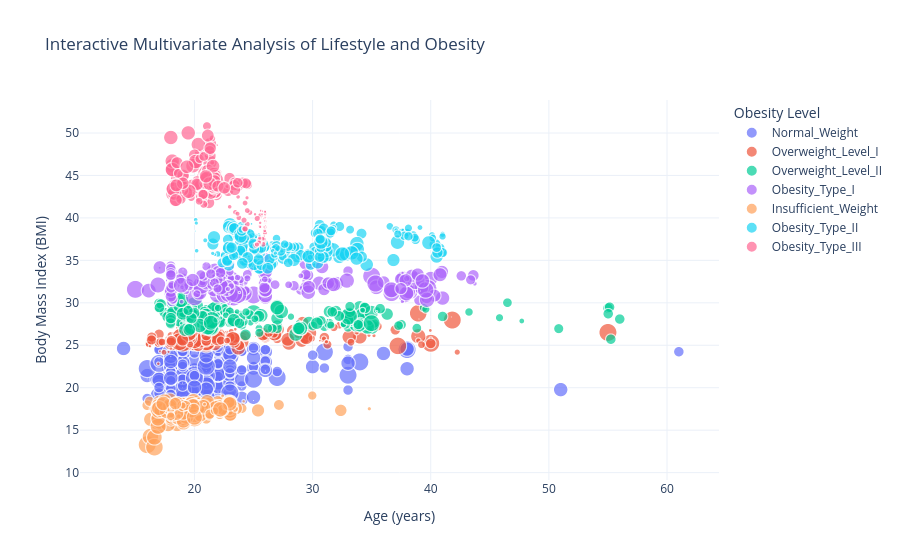

Write notebook code for a chart like this one.
### Markdown cell above
### Interactive Multivariate Analysis

**Objective:** To explore the combined relationships between age, BMI, and physical activity across obesity-level categories.

I use an interactive scatter plot to represent age on the x-axis, BMI on the y-axis, and physical activity through marker size. Colour represents obesity level. This allows multiple variables to be explored simultaneously and helps identify patterns and overlaps between categories.

### Code cell
import plotly.express as px

fig=px.scatter(
    df,
    x="Age",
    y="BMI",
    size="Physical_Activity",
    color="Obesity_level",
    hover_data=["Weight","Height","Vegetable_Consumption","Physical_Activity"],
    title="Interactive Multivariate Analysis of Lifestyle and Obesity",
    labels={
        "Age": "Age (years)",
        "BMI": "Body Mass Index (BMI)",
        "Obesity_level": "Obesity Level",
        "Physical_Activity": "Physical Activity Score"
    },
    opacity=0.7,
    size_max=18
)

fig.update_layout(
    template="plotly_white",
    legend_title_text="Obesity Level"
)
fig.show()

### Figure 1 — Plotly figure (JSON) as saved in the notebook; plotly's stock layout.template omitted (floating-point values rounded to 4 significant figures; data arrays with more than 128 entries replaced by an {"elided": "..."} marker saying what was removed)
{"data": [{"customdata": {"elided": "282x4 float values"}, "hovertemplate": "Obesity Level=Normal_Weight<br>Age (years)=%{x}<br>Body Mass Index (BMI)=%{y}<br>Physical Activity Score=%{customdata[3]}<br>Weight=%{customdata[0]}<br>Height=%{customdata[1]}<br>Vegetable_Consumption=%{customdata[2]}<extra></extra>", "legendgroup": "Normal_Weight", "marker": {"color": "#636efa", "opacity": 0.7, "size": {"elided": "282 float values"}, "sizemode": "area", "sizeref": 0.009259, "symbol": "circle"}, "mode": "markers", "name": "Normal_Weight", "showlegend": true, "type": "scattergl", "x": {"elided": "282 float values"}, "xaxis": "x", "y": {"elided": "282 float values"}, "yaxis": "y"}, {"customdata": {"elided": "276x4 float values"}, "hovertemplate": "Obesity Level=Overweight_Level_I<br>Age (years)=%{x}<br>Body Mass Index (BMI)=%{y}<br>Physical Activity Score=%{customdata[3]}<br>Weight=%{customdata[0]}<br>Height=%{customdata[1]}<br>Vegetable_Consumption=%{customdata[2]}<extra></extra>", "legendgroup": "Overweight_Level_I", "marker": {"color": "#EF553B", "opacity": 0.7, "size": {"elided": "276 float values"}, "sizemode": "area", "sizeref": 0.009259, "symbol": "circle"}, "mode": "markers", "name": "Overweight_Level_I", "showlegend": true, "type": "scattergl", "x": {"elided": "276 float values"}, "xaxis": "x", "y": {"elided": "276 float values"}, "yaxis": "y"}, {"customdata": {"elided": "290x4 float values"}, "hovertemplate": "Obesity Level=Overweight_Level_II<br>Age (years)=%{x}<br>Body Mass Index (BMI)=%{y}<br>Physical Activity Score=%{customdata[3]}<br>Weight=%{customdata[0]}<br>Height=%{customdata[1]}<br>Vegetable_Consumption=%{customdata[2]}<extra></extra>", "legendgroup": "Overweight_Level_II", "marker": {"color": "#00cc96", "opacity": 0.7, "size": {"elided": "290 float values"}, "sizemode": "area", "sizeref": 0.009259, "symbol": "circle"}, "mode": "markers", "name": "Overweight_Level_II", "showlegend": true, "type": "scattergl", "x": {"elided": "290 float values"}, "xaxis": "x", "y": {"elided": "290 float values"}, "yaxis": "y"}, {"customdata": {"elided": "351x4 float values"}, "hovertemplate": "Obesity Level=Obesity_Type_I<br>Age (years)=%{x}<br>Body Mass Index (BMI)=%{y}<br>Physical Activity Score=%{customdata[3]}<br>Weight=%{customdata[0]}<br>Height=%{customdata[1]}<br>Vegetable_Consumption=%{customdata[2]}<extra></extra>", "legendgroup": "Obesity_Type_I", "marker": {"color": "#ab63fa", "opacity": 0.7, "size": {"elided": "351 float values"}, "sizemode": "area", "sizeref": 0.009259, "symbol": "circle"}, "mode": "markers", "name": "Obesity_Type_I", "showlegend": true, "type": "scattergl", "x": {"elided": "351 float values"}, "xaxis": "x", "y": {"elided": "351 float values"}, "yaxis": "y"}, {"customdata": {"elided": "267x4 float values"}, "hovertemplate": "Obesity Level=Insufficient_Weight<br>Age (years)=%{x}<br>Body Mass Index (BMI)=%{y}<br>Physical Activity Score=%{customdata[3]}<br>Weight=%{customdata[0]}<br>Height=%{customdata[1]}<br>Vegetable_Consumption=%{customdata[2]}<extra></extra>", "legendgroup": "Insufficient_Weight", "marker": {"color": "#FFA15A", "opacity": 0.7, "size": {"elided": "267 float values"}, "sizemode": "area", "sizeref": 0.009259, "symbol": "circle"}, "mode": "markers", "name": "Insufficient_Weight", "showlegend": true, "type": "scattergl", "x": {"elided": "267 float values"}, "xaxis": "x", "y": {"elided": "267 float values"}, "yaxis": "y"}, {"customdata": {"elided": "297x4 float values"}, "hovertemplate": "Obesity Level=Obesity_Type_II<br>Age (years)=%{x}<br>Body Mass Index (BMI)=%{y}<br>Physical Activity Score=%{customdata[3]}<br>Weight=%{customdata[0]}<br>Height=%{customdata[1]}<br>Vegetable_Consumption=%{customdata[2]}<extra></extra>", "legendgroup": "Obesity_Type_II", "marker": {"color": "#19d3f3", "opacity": 0.7, "size": {"elided": "297 float values"}, "sizemode": "area", "sizeref": 0.009259, "symbol": "circle"}, "mode": "markers", "name": "Obesity_Type_II", "showlegend": true, "type": "scattergl", "x": {"elided": "297 float values"}, "xaxis": "x", "y": {"elided": "297 float values"}, "yaxis": "y"}, {"customdata": {"elided": "324x4 float values"}, "hovertemplate": "Obesity Level=Obesity_Type_III<br>Age (years)=%{x}<br>Body Mass Index (BMI)=%{y}<br>Physical Activity Score=%{customdata[3]}<br>Weight=%{customdata[0]}<br>Height=%{customdata[1]}<br>Vegetable_Consumption=%{customdata[2]}<extra></extra>", "legendgroup": "Obesity_Type_III", "marker": {"color": "#FF6692", "opacity": 0.7, "size": {"elided": "324 float values"}, "sizemode": "area", "sizeref": 0.009259, "symbol": "circle"}, "mode": "markers", "name": "Obesity_Type_III", "showlegend": true, "type": "scattergl", "x": {"elided": "324 float values"}, "xaxis": "x", "y": {"elided": "324 float values"}, "yaxis": "y"}], "layout": {"legend": {"itemsizing": "constant", "title": {"text": "Obesity Level"}, "tracegroupgap": 0}, "title": {"text": "Interactive Multivariate Analysis of Lifestyle and Obesity"}, "xaxis": {"anchor": "y", "domain": [0, 1], "title": {"text": "Age (years)"}}, "yaxis": {"anchor": "x", "domain": [0, 1], "title": {"text": "Body Mass Index (BMI)"}}}}
